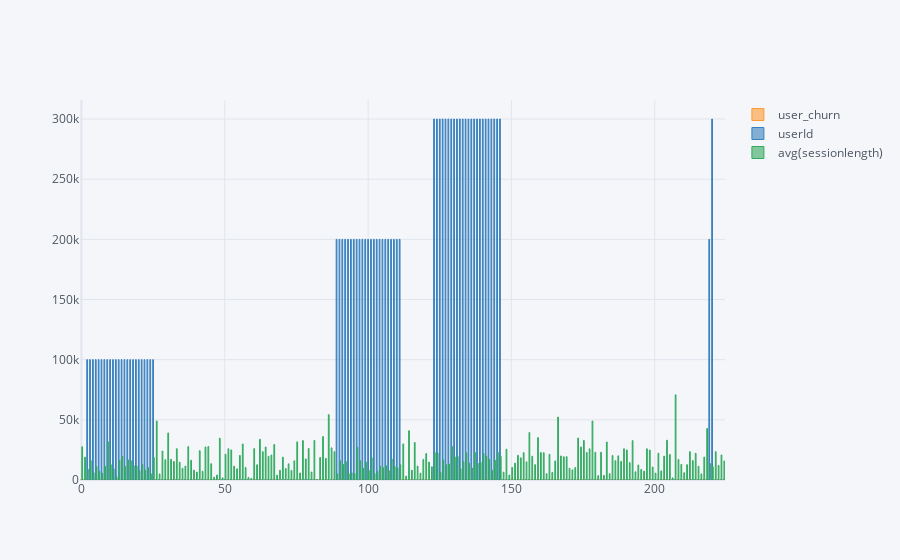

The code cell stored with this chart in its notebook:
### Code cell
avg_session_df.iplot(kind='bar')

### Figure 1 — Plotly figure (JSON) as saved in the notebook; plotly's stock layout.template omitted (floating-point values rounded to 4 significant figures; data arrays with more than 128 entries replaced by an {"elided": "..."} marker saying what was removed)
{"data": [{"marker": {"color": "rgba(255, 153, 51, 0.6)", "line": {"color": "rgba(255, 153, 51, 1.0)", "width": 1}}, "name": "user_churn", "orientation": "v", "text": "", "type": "bar", "x": {"elided": "225 int values"}, "y": {"elided": "225 int values"}}, {"marker": {"color": "rgba(55, 128, 191, 0.6)", "line": {"color": "rgba(55, 128, 191, 1.0)", "width": 1}}, "name": "userId", "orientation": "v", "text": "", "type": "bar", "x": {"elided": "225 int values"}, "y": {"elided": "225 str values"}}, {"marker": {"color": "rgba(50, 171, 96, 0.6)", "line": {"color": "rgba(50, 171, 96, 1.0)", "width": 1}}, "name": "avg(sessionlength)", "orientation": "v", "text": "", "type": "bar", "x": {"elided": "225 int values"}, "y": {"elided": "225 float values"}}], "layout": {"legend": {"bgcolor": "#F5F6F9", "font": {"color": "#4D5663"}}, "paper_bgcolor": "#F5F6F9", "plot_bgcolor": "#F5F6F9", "title": {"font": {"color": "#4D5663"}}, "xaxis": {"gridcolor": "#E1E5ED", "showgrid": true, "tickfont": {"color": "#4D5663"}, "title": {"font": {"color": "#4D5663"}, "text": ""}, "zerolinecolor": "#E1E5ED"}, "yaxis": {"gridcolor": "#E1E5ED", "showgrid": true, "tickfont": {"color": "#4D5663"}, "title": {"font": {"color": "#4D5663"}, "text": ""}, "zerolinecolor": "#E1E5ED"}}}
